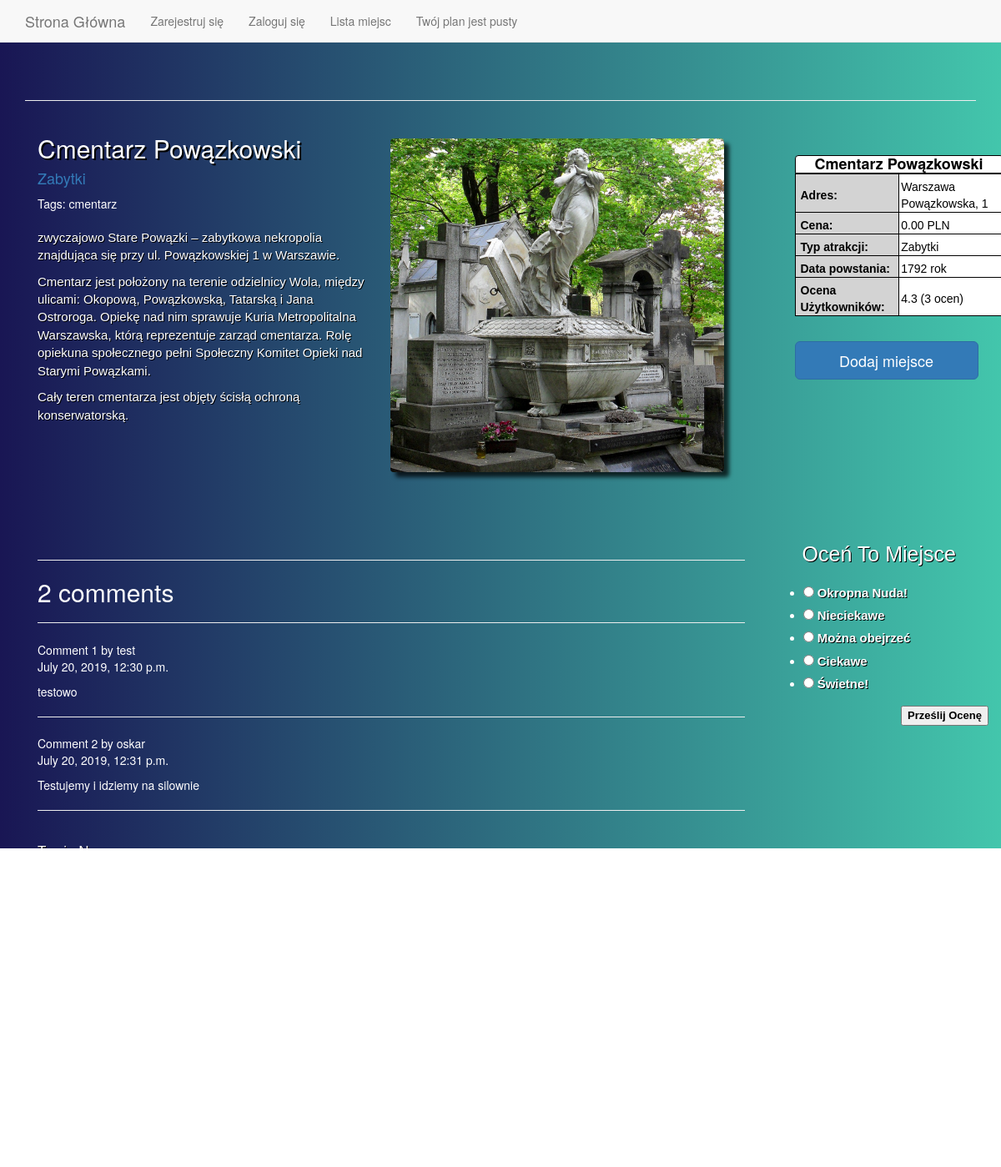
The app's page /6/cmentarz-powazkowski/ with its own data.
### explorerapp/models.py (models this page shows, shortened)
class Place(models.Model):
    name = models.CharField(max_length=60)
    slug = models.SlugField(max_length=200, unique=True)
    description = models.TextField()
    category = models.ForeignKey(Category, related_name='places', on_delete=models.CASCADE)
    cost = models.DecimalField(max_digits=10, decimal_places=2)
    image = models.ImageField(upload_to='images/%Y/%m/%d', blank=True)
    created = models.DateTimeField(auto_now_add=True)
    updated = models.DateTimeField(auto_now=True)
    address = models.ForeignKey(Address, on_delete=models.CASCADE, null=True)
    creation_date = models.DecimalField(max_digits=4, decimal_places=0, )
    sum_of_rating = models.DecimalField(max_digits=9, decimal_places=2, default=5)
    num_of_ratings = models.IntegerField(default=1)
    tags = TaggableManager()
    class Meta:
        ordering = ('name',)

class Category(models.Model):
    name = models.CharField(max_length=200, db_index=True)
    slug = models.SlugField(max_length=200, unique=True)
    def __str__(self):
        return self.name
    def get_absolute_url(self):
        return reverse('explorer:places_list_by_category', args=[self.slug])

class Address(models.Model):
    street = models.CharField(max_length=60)
    city = models.ForeignKey(City, on_delete=models.CASCADE)
    location_number = models.CharField(max_length=10, blank=True)
    latitude = models.DecimalField(max_digits=10, decimal_places=8, null=True, blank=True)
    length = models.DecimalField(max_digits=11, decimal_places=8, null=True, blank=True)

class City(models.Model):
    name = models.CharField(max_length=30)
    slug = models.SlugField(max_length=30, unique=True)
    def __str__(self):
        return self.name

class Comment(models.Model):
    place = models.ForeignKey(Place, on_delete=models.CASCADE, related_name='comments')
    name = models.CharField(max_length=80)
    email = models.EmailField()
    body = models.TextField()
    created = models.DateTimeField(auto_now_add=True)
    updated = models.DateTimeField(auto_now=True)
    active = models.BooleanField(default=True)
    class Meta:
        ordering = ('created',)

### explorerapp/views.py (the view, shortened to what this page needs)
# urls.py: path('<int:id>/<slug:slug>/', views.PlaceView.as_view(), name='place_detail'),
class PlaceView(View):
    template_name = 'explorer/place_detail.html'
    def place_detail(self):
        place = get_object_or_404(Place, id=self.kwargs['id'], slug=self.kwargs['slug'])
        return place
    def comments_get(self):
        place = get_object_or_404(Place, id=self.kwargs['id'], slug=self.kwargs['slug'])
        comments = place.comments.filter(active=True)
        return comments
    def get_context_data(self,  **kwargs):
        kwargs['place'] = self.place_detail()
        kwargs['comments'] = self.comments_get()
        if 'rating_form' not in kwargs:
            kwargs['rating_form'] = RatingForm()
        if 'comment_form' not in kwargs:
            kwargs['comment_form'] = CommentForm()
        return kwargs
    def get(self, request, *args, **kwargs):
        return render(request, self.template_name, self.get_context_data())

### explorerapp/forms.py
class RatingForm(forms.Form):
    OPTIONS = [
        (1, 'Okropna Nuda!'),
        (2, 'Nieciekawe'),
        (3, 'Można obejrzeć'),
        (4, 'Ciekawe'),
        (5, 'Świetne!')
    ]
    Rating = forms.ChoiceField(widget=forms.RadioSelect, choices=OPTIONS)

class CommentForm(forms.ModelForm):
    class Meta:
        model = Comment
        fields = ('name', 'email', 'body')
        labels = {
            'name': _('Twój nick'),
            'body': _('Treść')}

### plan/context_processors.py (called while the page is built)
def plan(request):
    return {'plan': Plan(request)}

### plan/plan.py (called while the page is built)
    def __len__(self):
        return sum(item['quantity'] for item in self.plan.values())

### explorerapp/templates/explorer/place_detail.html (shortened to what this page needs)
{% extends "explorer/base.html" %}
{% block content %}
  {% load static %}
  {% load mathfilters %}
  {% load bootstrap3 %}
    <link rel="stylesheet" type="text/css" href="{% static 'css/place_detail.css' %}">
        <div class="container">
          <div class="row" >
            <div class="col-md-9" style="">
                <img id="placeimg" style="float:right; margin:25px" src="{% if place.image %}{{ place.image.url }}{% else %}{% static 'img/no_image.png' %}{% endif %}">
                <div >
                    <h2 style="text-shadow: 2px 2px black;">{{ place.name }}</h2>
                      <h4><a href="{{ place.category.get_absolute_url }}">{{ place.category }}</a></h4>
                      <p class="tags">Tags: {{ place.tags.all|join:", " }}</p>
                <div id="description" class="description">
                      {{ place.description|linebreaks }}
                </div>
                </div>
            </div>
            <div class="col-md-3" id="information-table" >
                <h4 class="place-name">{{ place.name }}</h4>
                <table style="background-color:white;">
                    <tr >
                        <th>Adres:</th>
                        <td>{{place.address.city }} {{ place.address.street }}, {{place.address.location_number }}</td>
                    </tr>
                    <tr>
                        <th>Cena:</th>
                        <td>{{ place.cost }} PLN</td>
                    </tr>
                    <tr>
                        <th>Typ atrakcji: </th>
                        <td>{{ place.category }}</td>
                    </tr>
                    <tr>
                        <th>Data powstania: </th>
                        <td>{{ place.creation_date}} rok</td>
                    </tr>
                    <tr>
                        <th>Ocena Użytkowników:</th>
                        <td>{{ place.sum_of_rating|div:place.num_of_ratings |floatformat }} ({{ place.num_of_ratings }} ocen)</td>
                    </tr>
                </table>
                <br>
                <form action="{% url 'plan:plan_add' place.id %}"  method="post" class="plan_form" >
                    <input class="btn btn-primary btn-lg btn-block"  name="plan" type="submit" value="Dodaj miejsce" style="float:right" ></input>
                </form>
            </div>
          </div>
          <div class="row" >
              <div class="col-md-9" style="padding-top:60px;">
              <hr class="hline" >
                  {% with comments.count as total_comments %}
                    <h2>
                        {{ total_comments }} comment{{ total_comments|pluralize }}
                    </h2>
                  {% endwith %}
                  {% for comment in comments %}
                    <div class="comment">
                        <hr class="hline">
                        <p class="info">
                            Comment {{ forloop.counter }} by {{ comment.name }}
                            {{ comment.created }}
                        </p>
                    {{ comment.body|linebreaks }}
                    </div>
                  {% empty %}
                    <p>Nie ma komentarzy</p>
                  {% endfor %}
                  <hr class="hline">
                  <form  method="post" style="color:black">
                    <div class="comment_form">
                      <div class="comment_field">Twoja Nazwa </div>  {{ comment_form.name }}
                      <div class="comment_field">E-mail </div>{{ comment_form.email }}
                      <div class="comment_field">Treść </div>{{ comment_form.body }}
                    </div>
                    <input class="comment_btn" name="comment" type="submit" value="Prześlij Komentarz" ></input>
                </form>
              </div>
              <div class="col-md-3" >
                <div>
                  <h3 class="rating_form" style="text-align: center" >Oceń To Miejsce</h3>
                    <form  method="post" class="rating_form" >
                        {% for field in rating_form.visible_fields %}
                              {{ field }}
                        {% endfor %}
                        <input class="rating_btn"  name="rating" type="submit" value="Prześlij Ocenę" style="float:right" ></input>
                    </form>
                </div>
              </div>
          </div>
        </div>
{% endblock %}

### explorerapp/static/css/place_detail.css (style rules this page uses)
#placeimg { height: 400px; width: 400px; margin-left: 50px; margin-top: 40px; box-shadow: 6px 6px 5px 0px rgba(0,0,0,0.75); border-radius:4px; }
body { background: #43C6AC; background: -webkit-linear-gradient(to right, #191654, #43C6AC); background: linear-gradient(to right, #191654, #43C6AC); color:white; }
.description { padding-top:10px; font-family:Verdana, Geneva, sans-serif; font-size:15px; text-shadow: 1px 1px black; }
#information-table { border:1px black; color:black; width: 250px; margin-left:30px; margin-top:35px; }
table { border-radius: 0px 0px 6px 6px; background-color:white; width:250px; border:2px; font-family:Verdana, Geneva, sans-serif; }
h4.place-name { width:250px; text-align:center; font-weight: bold; background-color:white; margin-bottom:0px; border-radius: 4px 4px 0px 0px; border: 1px solid black; }
th { background-color:lightgrey; padding-top:5px; padding-left:6px; }
td { padding-top:5px; padding-left:2px; }
th,td { border: 1px solid black; }
h3.rating_form { margin-top:60px; font-family:Verdana, Geneva, sans-serif; font-size:25px; text-shadow: 1px 1px black; color:white; }
form.rating_form { padding-top:10px; font-family:Verdana, Geneva, sans-serif; font-size:15px; text-shadow: 1px 1px black; color:white; }
.rating_btn { font-weight:bold; color:black; font-size:13px; }
.hline { height:0.1em; width:100%; color: rgb(160,160,255); }
.comment_form { padding-top:5px; }
.comment_field { padding-top:10px; border-radius:4px; font-size:17px; font-family:Verdana, Geneva, sans-serif; text-shadow: 1px 1px black; color:white; }
.comment_btn { font-weight: bold; margin-top:10px; }

### records on screen
Place: image (picture), name "Cmentarz Powązkowski", category "Zabytki", tags.all "cmentarz", description "zwyczajowo Stare Powązki – zabytkowa nekropolia znajdująca się przy ul. Powązkowskiej 1 w Warszawie. Cmentarz jest położony na terenie odzielnicy Wola, między ulicami: Okopową, Powązkowską, Tatarską i Jana Ostroroga. Opiekę nad nim sprawuje Kuria Metropolitalna Warszawska, którą reprezentuje zarząd cmentarza. Rolę opiekuna społecznego pełni Społeczny Komitet Opieki nad Starymi Powązkami. Cały teren cmentarza jest objęty ścisłą ochroną konserwatorską.", address.city "Warszawa", address.street "Powązkowska", address.location_number "1", cost "0.00", creation_date "1792", sum_of_rating|div "4.3", num_of_ratings "3"
Comment: name "test", created "July 20, 2019, 12:30 p.m.", body "testowo"
Comment: name "oskar", created "July 20, 2019, 12:31 p.m.", body "Testujemy i idziemy na silownie"

### other values on screen
{{ total_comments }} "2"
